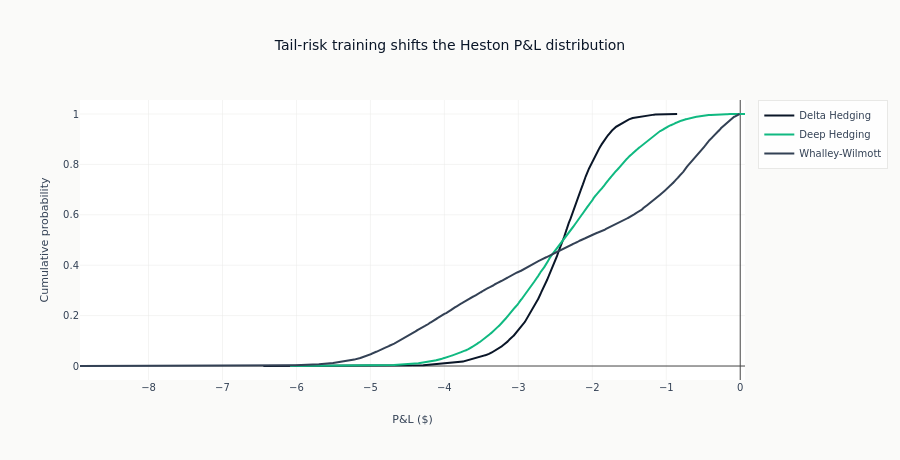

Source (notebook cell):
### Code cell
fig = go.Figure()
tail_methods = {"Delta Hedging": delta_pnl, "Deep Hedging": deep_pnl}
if ww_pnl is not None:
    tail_methods["Whalley-Wilmott"] = ww_pnl
tail_colors = {
    "Delta Hedging": COLORS["blue"],
    "Deep Hedging": COLORS["positive"],
    "Whalley-Wilmott": COLORS["neutral"],
}
for name, pnl in tail_methods.items():
    x, y = ecdf_xy(pnl)
    fig.add_trace(go.Scatter(x=x, y=y, mode="lines", name=name, line_color=tail_colors[name]))

fig.update_layout(
    title="Tail-risk training shifts the Heston P&L distribution",
    xaxis_title="P&L ($)",
    yaxis_title="Cumulative probability",
    height=460,
)
fig.show()

### Figure 1 — Plotly figure (JSON) as saved in the notebook; plotly's stock layout.template omitted (floating-point values rounded to 4 significant figures; data arrays with more than 128 entries replaced by an {"elided": "..."} marker saying what was removed)
{"data": [{"line": {"color": "#0a1628"}, "mode": "lines", "name": "Delta Hedging", "type": "scatter", "x": {"elided": "10000 float values"}, "y": {"elided": "10000 float values"}}, {"line": {"color": "#10b981"}, "mode": "lines", "name": "Deep Hedging", "type": "scatter", "x": {"elided": "10000 float values"}, "y": {"elided": "10000 float values"}}, {"line": {"color": "#334155"}, "mode": "lines", "name": "Whalley-Wilmott", "type": "scatter", "x": {"elided": "10000 float values"}, "y": {"elided": "10000 float values"}}], "layout": {"height": 460, "title": {"text": "Tail-risk training shifts the Heston P&L distribution"}, "xaxis": {"title": {"text": "P&L ($)"}}, "yaxis": {"title": {"text": "Cumulative probability"}}}}
